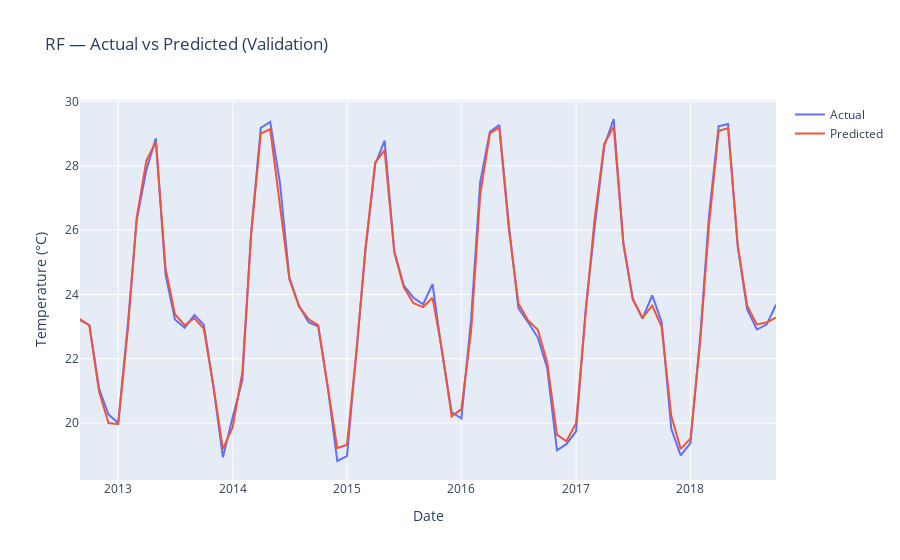
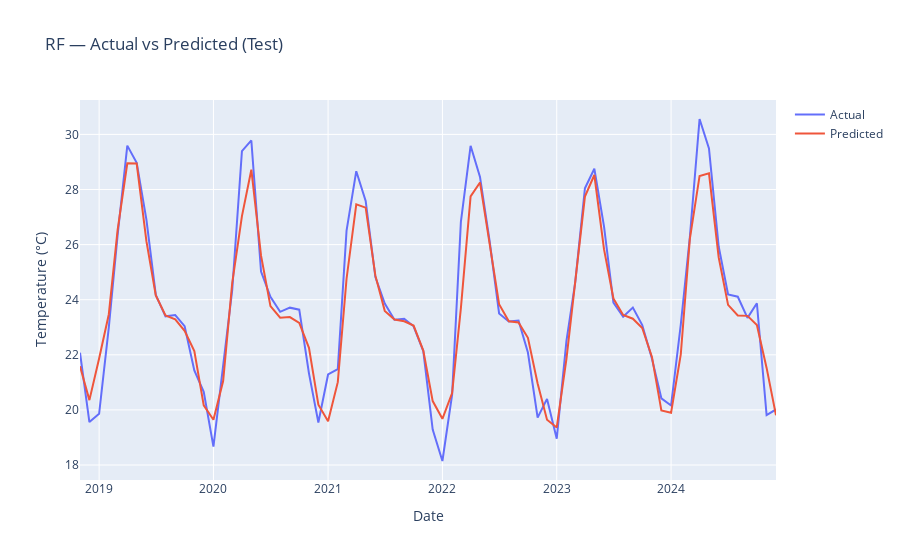
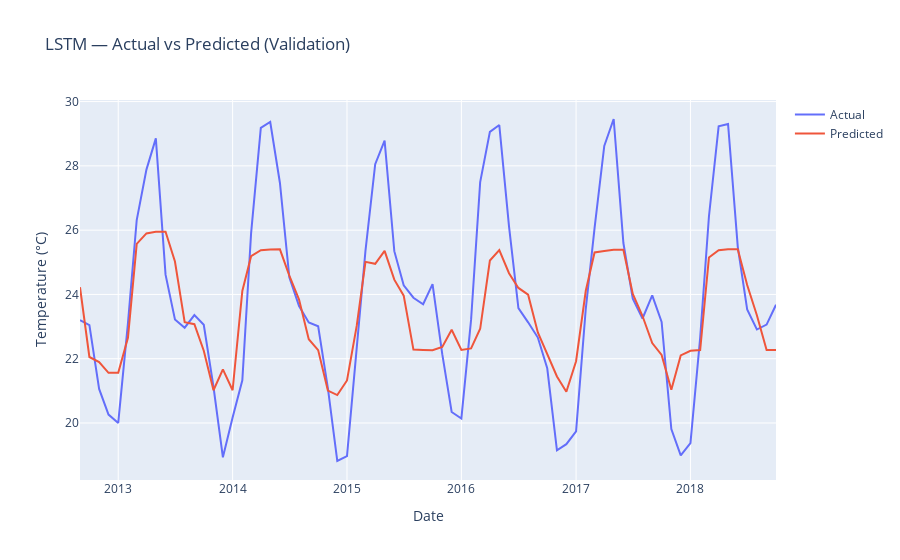
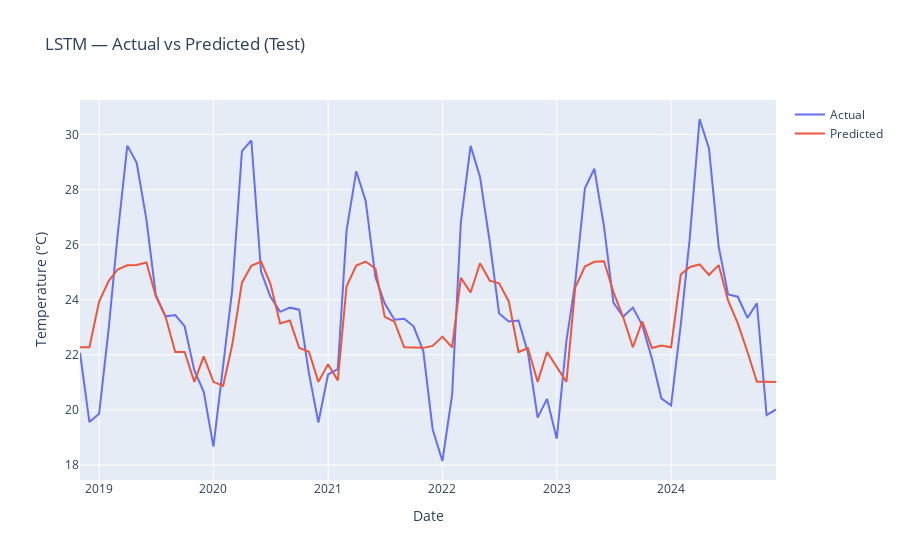

Source (notebook cell) for these figures, in order:
### Code cell
# RF
plotly_actual_vs_pred(val, y_val.values, rf_val_pred, "RF — Actual vs Predicted (Validation)", val[DATE_COL])
plotly_actual_vs_pred(test, y_test.values, rf_test_pred, "RF — Actual vs Predicted (Test)", test[DATE_COL])
seaborn_residuals(y_test.values, rf_test_pred, "RF — Test Residuals")

# LSTM
plotly_actual_vs_pred(pd.DataFrame({DATE_COL: dv_seq}), yv_seq, lstm_val_pred, "LSTM — Actual vs Predicted (Validation)", dv_seq)
plotly_actual_vs_pred(pd.DataFrame({DATE_COL: dte_seq}), yte_seq, lstm_test_pred, "LSTM — Actual vs Predicted (Test)", dte_seq)
seaborn_residuals(yte_seq, lstm_test_pred, "LSTM — Test Residuals")
